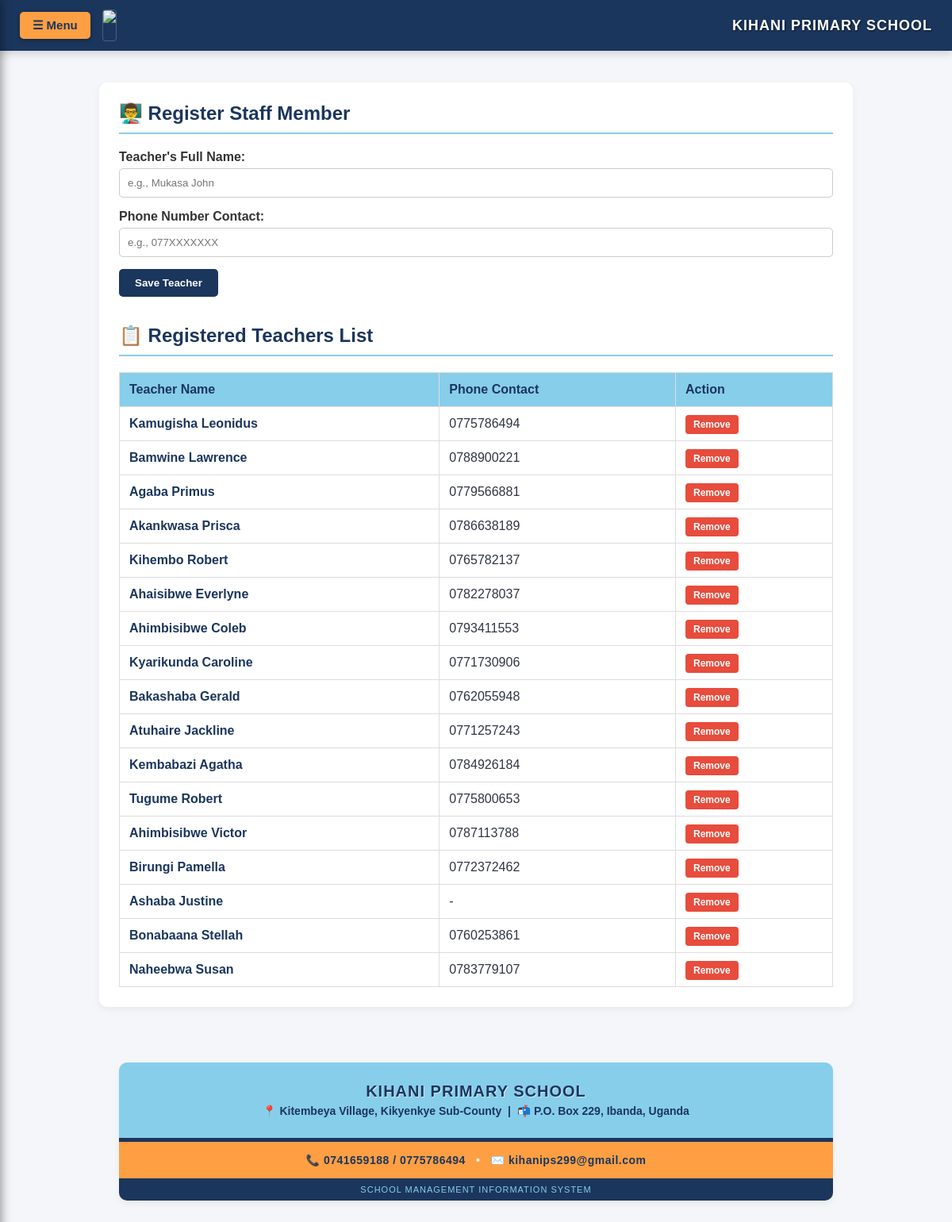
Screenshot of /teachers (signed in) with the database file from the repository.
### tables this page shows
CREATE TABLE teachers (
            id INTEGER PRIMARY KEY AUTOINCREMENT,
            name TEXT NOT NULL,
            phone TEXT,
            is_class_teacher TEXT DEFAULT 'No'
        );

### appp.py (the view)
@app.route('/teachers', methods=['GET', 'POST'])
def manage_teachers():
    if "admin" not in session:
        return redirect(url_for("login"))
    conn = sqlite3.connect(DB_NAME)
    conn.row_factory = sqlite3.Row
    if request.method == 'POST':
        name = request.form['name']
        phone = request.form['phone']
        conn.execute("INSERT INTO teachers (name, phone) VALUES (?, ?)", (name, phone))
        conn.commit()
        return redirect(url_for('manage_teachers'))
    teachers = conn.execute("SELECT * FROM teachers").fetchall()
    conn.close()
    return render_template("teachers.html", teachers=teachers)

### templates/teachers.html (shortened to what this page needs)
<!DOCTYPE html>
<html lang="en">
<head>
</head>
<body>
    <div class="no-print" style="background-color: #1B365D; padding: 12px 25px; display: flex; align-items: center; justify-content: space-between; box-shadow: 0 4px 10px rgba(0,0,0,0.15); margin-bottom: 20px;">
        <div style="display: flex; align-items: center; gap: 15px;">
            <button class="menu-toggle-btn" onclick="toggleSidebar()">
                &#9776; Menu
            </button>
            <img src="{{ url_for('static', filename='badge.png') }}" style="height: 38px; border-radius: 4px; border: 1px solid rgba(255,255,255,0.2);">
        </div>
        <div style="color: white; font-weight: bold; font-size: 18px; letter-spacing: 1px; text-shadow: 1px 1px 2px rgba(0,0,0,0.6);">
            KIHANI PRIMARY SCHOOL
        </div>
    </div>
    <div class="main-container">
        <div class="box">
            <h2>👨‍🏫 Register Staff Member</h2>
            <form method="POST">
                <div class="form-group">
                    <label>Teacher's Full Name:</label>
                    <input type="text" name="name" required placeholder="e.g., Mukasa John">
                </div>
                <div class="form-group">
                    <label>Phone Number Contact:</label>
                    <input type="text" name="phone" placeholder="e.g., 077XXXXXXX">
                </div>
                <button type="submit" class="btn">Save Teacher</button>
            </form>
            <h2 style="margin-top: 35px;">📋 Registered Teachers List</h2>
            <table>
                <thead>
                    <tr>
                        <th>Teacher Name</th>
                        <th>Phone Contact</th>
                        <th>Action</th>
                    </tr>
                </thead>
                <tbody>
                    {% for teacher in teachers %}
                    <tr>
                        <td style="font-weight: bold; color: #1B365D;">{{ teacher.name }}</td>
                        <td>{{ teacher.phone if teacher.phone else '-' }}</td>
                        <td>
                            <a href="{{ url_for('delete_teacher', id=teacher.id) }}" class="btn-del" onclick="return confirm('Remove this teacher from records?');">Remove</a>
                        </td>
                    </tr>
                    {% else %}
                    <tr>
                        <td colspan="3" style="text-align: center; color: #888;">No teachers registered yet.</td>
                    </tr>
                    {% endfor %}
                </tbody>
            </table>
        </div>
    </div>
    <footer class="no-print" style="margin-top: 50px; text-align: center; font-family: Arial, sans-serif; border-radius: 10px; overflow: hidden; box-shadow: 0 4px 10px rgba(0,0,0,0.05); max-width: 900px; margin-left: auto; margin-right: auto; margin-bottom: 30px;">
        <div style="background: #87CEEB; padding: 25px 15px; border-bottom: 5px solid #1B365D;">
            <strong style="color: #1B365D; font-size: 20px; letter-spacing: 1px; text-shadow: 1px 1px 0px rgba(255,255,255,0.6);">
                KIHANI PRIMARY SCHOOL
            </strong><br>
            <span style="color: #1B365D; font-weight: bold; font-size: 14px; display: inline-block; margin-top: 5px;">
                📍 Kitembeya Village, Kikyenkye Sub-County &nbsp;|&nbsp; 📬 P.O. Box 229, Ibanda, Uganda
            </span>
        </div>
        <div style="background: #FF9F43; padding: 15px; color: white; font-weight: bold; font-size: 14px; letter-spacing: 0.5px;">
            📞 <span style="color: #1B365D;">0741659188 / 0775786494</span> &nbsp;&nbsp;•&nbsp;&nbsp; ✉️ <span style="color: #1B365D;">kihanips299@gmail.com</span>
        </div>
        <div style="background: #1B365D; padding: 8px; color: #87CEEB; font-size: 11px; text-transform: uppercase; letter-spacing: 1px;">
            School Management Information System
        </div>
    </footer>
</body>
</html>

### templates/teachers.html (style rules this page uses)
body { font-family: Arial, sans-serif; background: #f4f6f9; margin: 0; padding: 0; min-height: 100vh; color: #2f3542; }
.main-container { padding: 20px 10px; }
.box { max-width: 900px; margin: auto; background: white; padding: 25px; border-radius: 10px; box-shadow: 0 4px 10px rgba(0,0,0,0.05); }
h2 { color: #1B365D; border-bottom: 2px solid #87CEEB; padding-bottom: 10px; margin-top: 0; }
.form-group { margin-bottom: 15px; }
label { display: block; font-weight: bold; margin-bottom: 5px; color: #333; }
input[type="text"] { width: 100%; padding: 10px; border: 1px solid #ccc; border-radius: 5px; box-sizing: border-box; }
.btn { background: #1B365D; color: white; border: none; padding: 10px 20px; border-radius: 5px; cursor: pointer; font-weight: bold; }
.btn-del { background: #e74c3c; color: white; text-decoration: none; padding: 5px 10px; border-radius: 4px; font-size: 12px; font-weight: bold; }
table { width: 100%; border-collapse: collapse; margin-top: 20px; }
th, td { padding: 12px; border: 1px solid #ddd; text-align: left; }
th { background: #87CEEB; color: #1B365D; }
.menu-toggle-btn { font-size: 15px; background-color: #FF9F43; color: #1B365D; border: none; padding: 8px 16px; border-radius: 5px; cursor: pointer; display: inline-flex; align-items: center; gap: 8px; font-weight: bold; box-shadow: 0 2px 6px rgba(0,0,0,0.3); transition: opacity 0.2s; }

### rows the page displays
teachers: name "Kamugisha Leonidus", phone "0775786494"
teachers: name "Bamwine Lawrence", phone "0788900221"
teachers: name "Agaba Primus", phone "0779566881"
teachers: name "Akankwasa Prisca", phone "0786638189"
teachers: name "Kihembo Robert", phone "0765782137"
teachers: name "Ahaisibwe Everlyne", phone "0782278037"
teachers: name "Ahimbisibwe Coleb", phone "0793411553"
teachers: name "Kyarikunda Caroline", phone "0771730906"
teachers: name "Bakashaba Gerald", phone "0762055948"
teachers: name "Atuhaire Jackline", phone "0771257243"
teachers: name "Kembabazi Agatha", phone "0784926184"
teachers: name "Tugume Robert", phone "0775800653"
teachers: name "Ahimbisibwe Victor", phone "0787113788"
teachers: name "Birungi Pamella", phone "0772372462"
teachers: name "Ashaba Justine", phone "-"
teachers: name "Bonabaana Stellah", phone "0760253861"
teachers: name "Naheebwa Susan", phone "0783779107"
